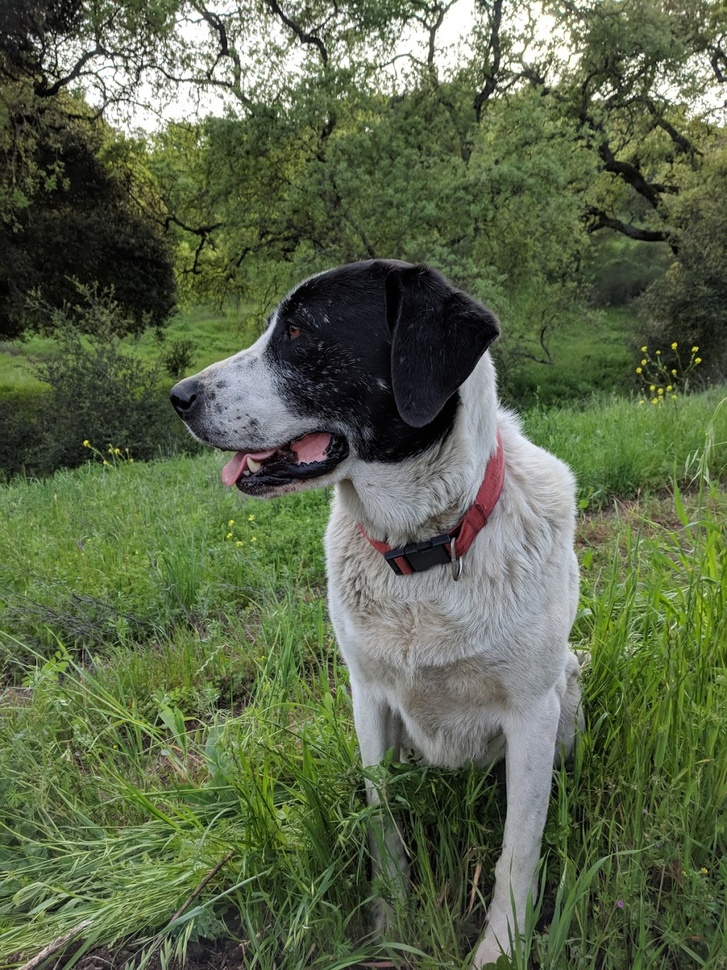
#> input picture resources/sammy.jpg, 727 x 970 px, shrunk from 1025 x 1367 before the run
$ python chapter2.py
#> lines starting #> are read from the running program, lines starting #| are printed output that depends on the picture
import cv2
import numpy as np

#Some basic functions

img = cv2.imread('./resources/sammy.jpg')
#> img is the input picture: shape (970, 727, 3); mean B, G, R 74.2, 102.6, 91.2
imgGray = cv2.cvtColor(img,cv2.COLOR_BGR2GRAY)
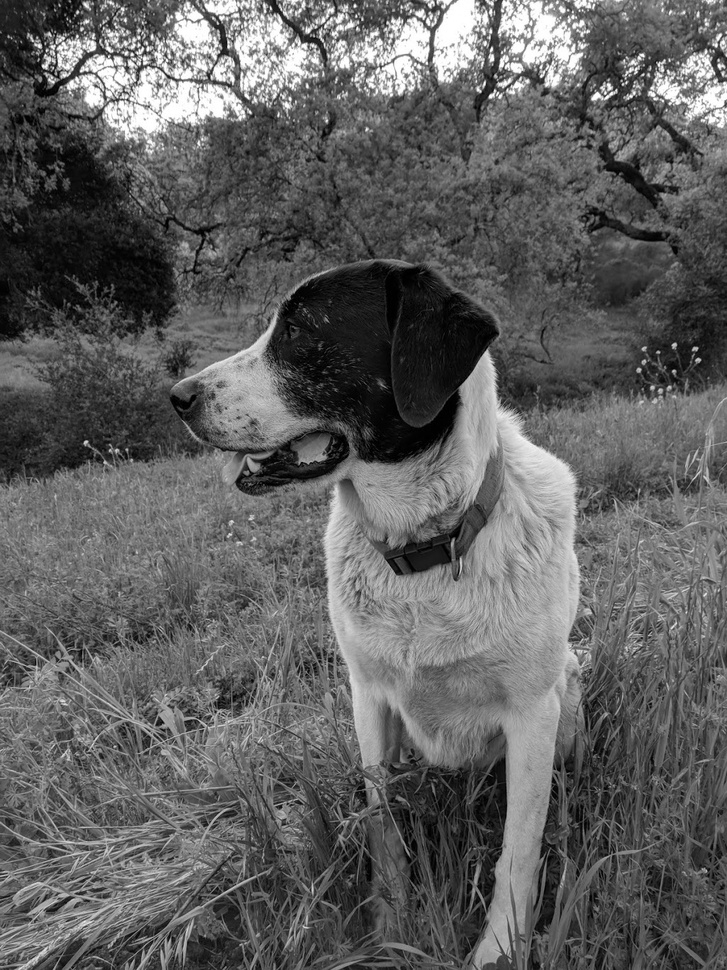
#> imgGray: shape (970, 727); min 0, max 255, mean 96

#cv2.imshow("GrayImg",imgGray)

#blur image using Gaussian Blur
imgBlur = cv2.GaussianBlur(imgGray,(7,7),0) # second arg is kernal number [must be oddXodd] eg 3X3, 7X7.. third arg is sigmaX
#cv2.imshow("BlurImage",imgBlur)

# Edge Detector[ Canny edge detector ]
imgCanny = cv2.Canny(img,200,100) #img, threshold values
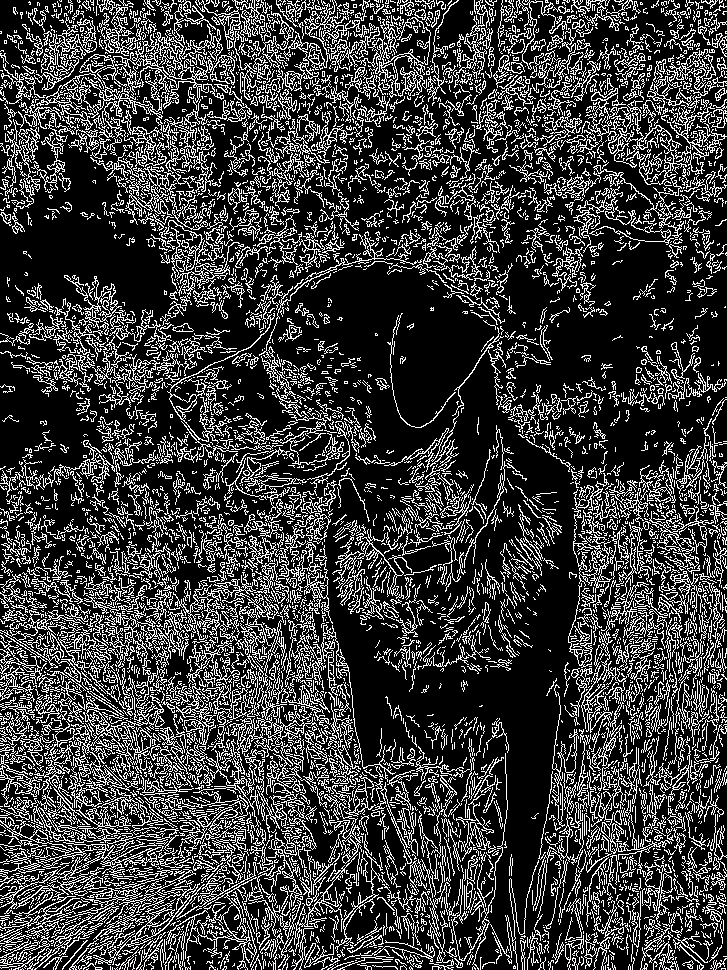
#> imgCanny: shape (970, 727); 23.5% white in thin lines or dots
cv2.imshow("CannyImage",imgCanny)

#
cv2.waitKey(0)

$ run again, with resources/dog_backpack.jpg copied over resources/sammy.jpg
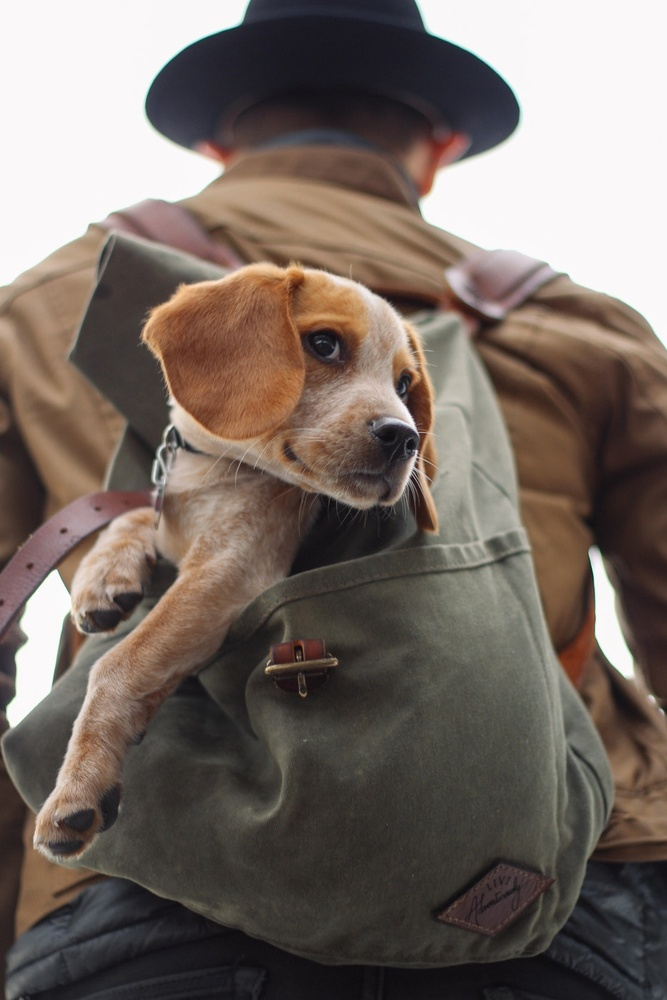
#> input picture resources/dog_backpack.jpg, 667 x 1000 px, shrunk from 934 x 1401 before the run
#> img is the input picture: shape (1000, 667, 3); mean B, G, R 99.5, 106.7, 118
#> `imgGray = cv2.cvtColor(img,cv2.COLOR_BGR2GRAY)`:
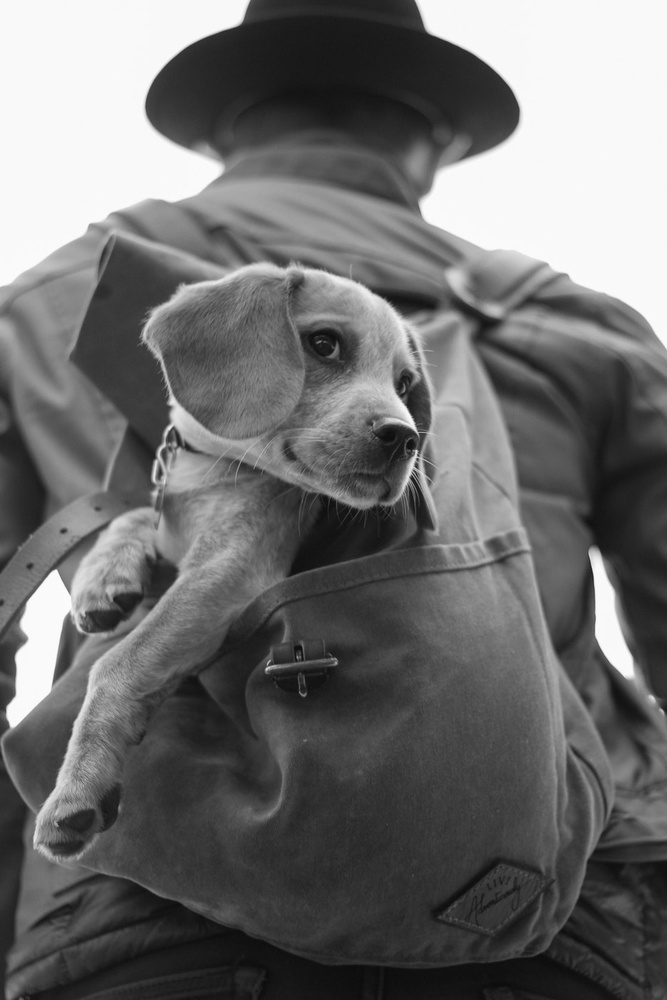
#> imgGray: shape (1000, 667); min 10, max 254, mean 109.3
#> `imgCanny = cv2.Canny(img,200,100)`:
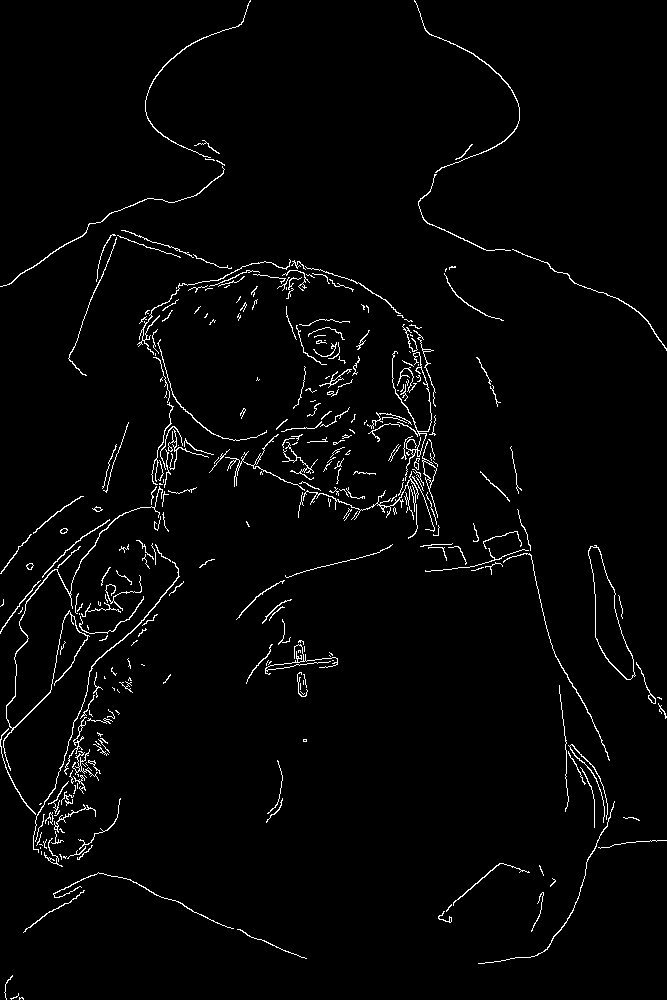
#> imgCanny: shape (1000, 667); 2.4% white in thin lines or dots

$ run again, with resources/gorilla.jpg copied over resources/sammy.jpg
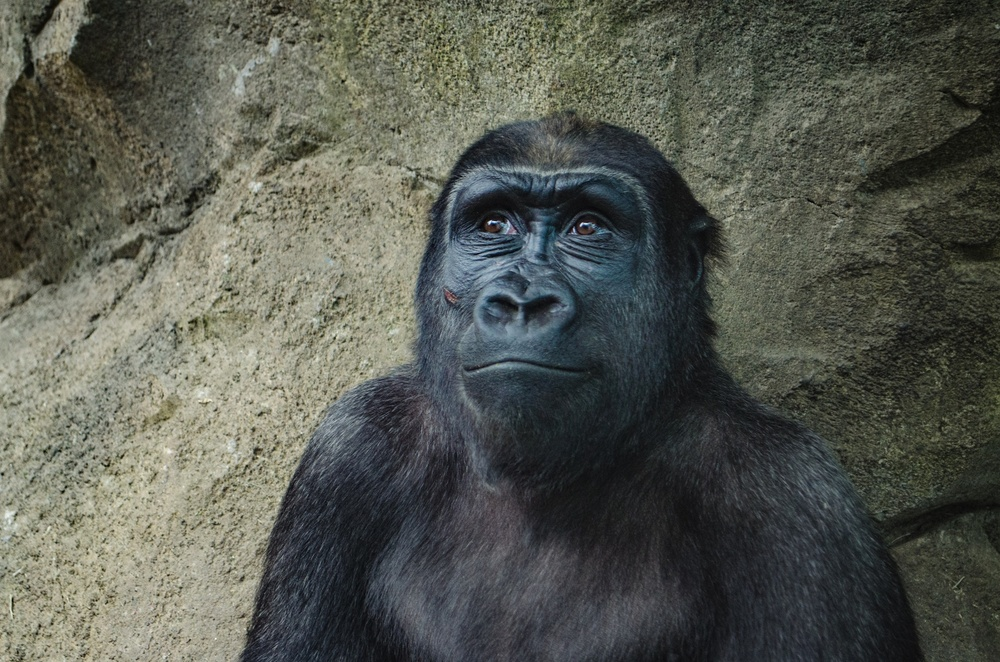
#> input picture resources/gorilla.jpg, 1000 x 662 px, shrunk from 1955 x 1295 before the run
#> img is the input picture: shape (662, 1000, 3); mean B, G, R 80.4, 88.9, 86
#> `imgGray = cv2.cvtColor(img,cv2.COLOR_BGR2GRAY)`:
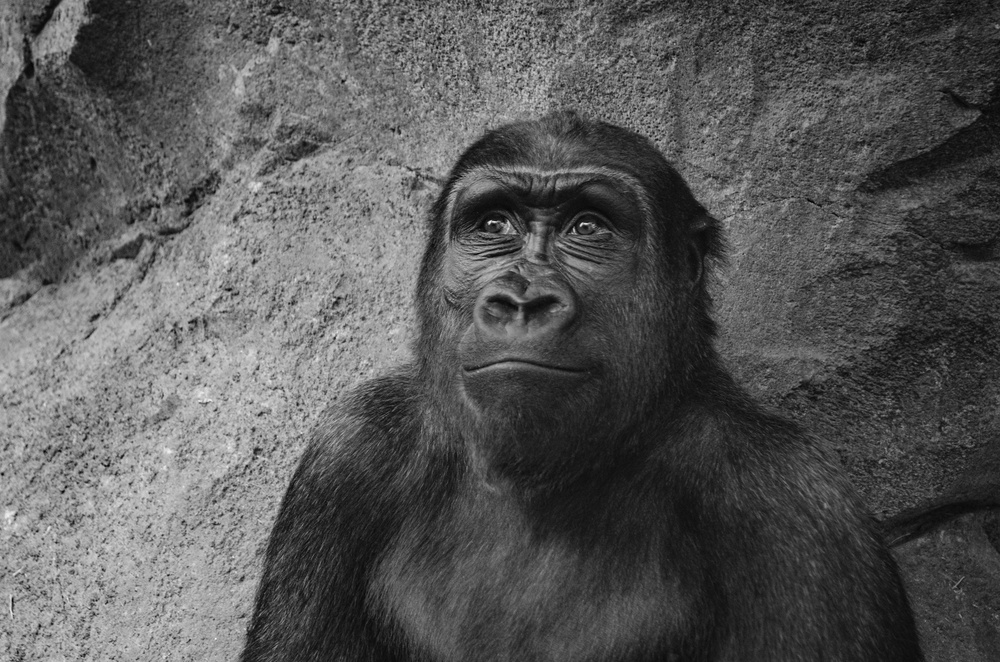
#> imgGray: shape (662, 1000); min 1, max 250, mean 87.1
#> `imgCanny = cv2.Canny(img,200,100)`:
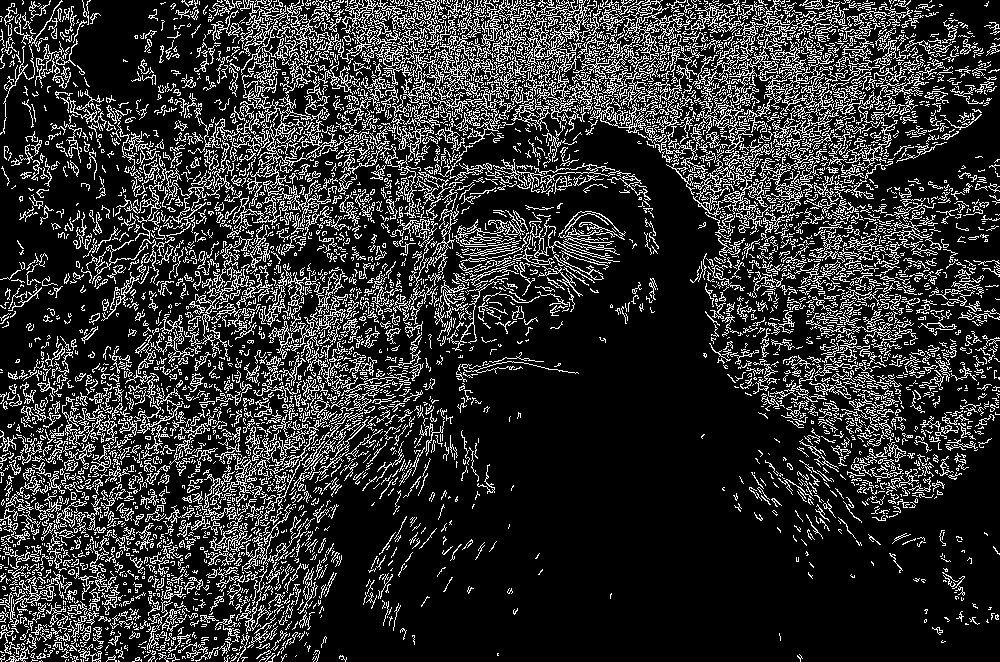
#> imgCanny: shape (662, 1000); 19% white in thin lines or dots
